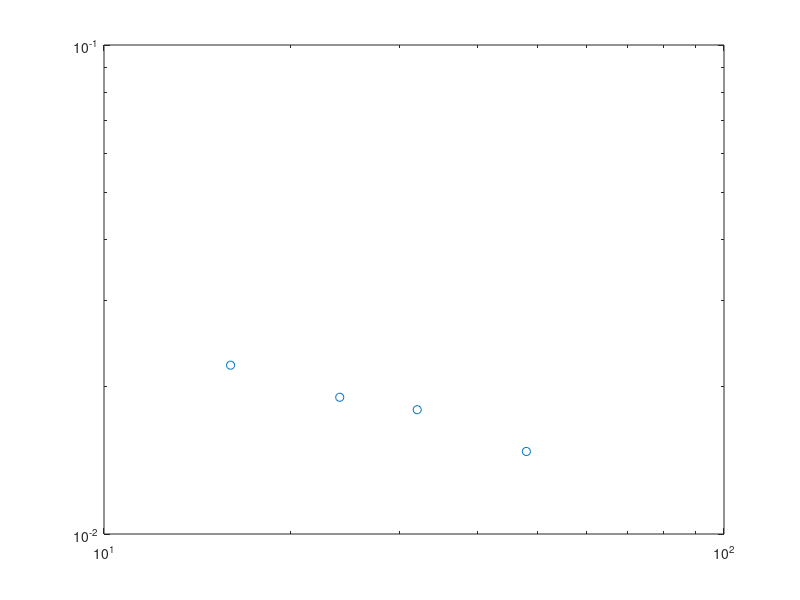

Write the MATLAB code that produced this figure. (Note: this script raises an error after producing the figure.)
Lx = [16,24, 32,  48];
A_cdw = [0.022143, 0.019039,0.017955, 0.01475];
h1 = loglog(Lx, A_cdw,'o');hold on;



fit_x = Lx;
p = fit(log(Lx([1:2,4])'),log(A_cdw([1:2,4])'),'poly1');
fprintf('Kc=%.5f\n',-p.p1*2);
x = fit_x(1):0.5:fit_x(end);
fl=loglog(Lx,exp(p.p2)*(Lx).^p.p1,'-.');
T=text(30,0.02,['$K_{c}=',num2str(-p.p1*2),'$']);
set(T,'Interpreter','latex');
set(T,'Fontsize',28);

%stop at middle to see if measurement different

set(gca,'fontsize',24);
set(gca,'linewidth',1.5);
set(get(gca,'Children'),'linewidth',3); % Set line width 1.5 pounds
set(h1,'markersize',10);
xlabel('$L_x$','Interpreter','latex');
ylabel('$A_{cdw}$','Interpreter','latex');
set(get(gca,'XLabel'),'FontSize',24); 
set(get(gca,'YLabel'),'FontSize',24); 
